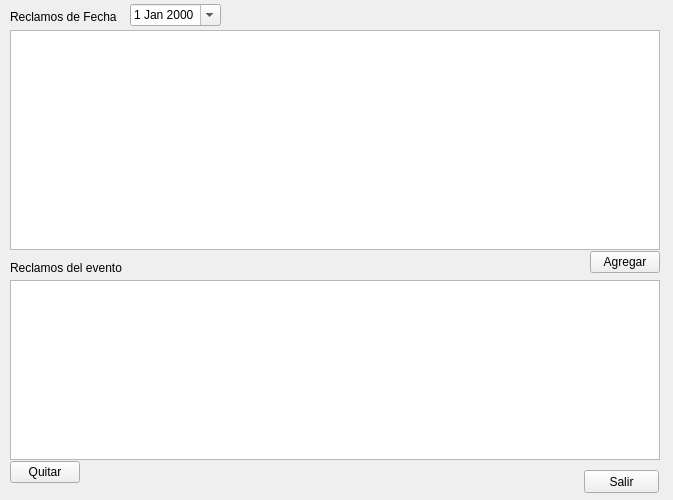
<?xml version="1.0" encoding="UTF-8"?>
<ui version="4.0">
 <class>Form</class>
 <widget class="QWidget" name="Form">
  <property name="windowModality">
   <enum>Qt::ApplicationModal</enum>
  </property>
  <property name="geometry">
   <rect>
    <x>0</x>
    <y>0</y>
    <width>673</width>
    <height>500</height>
   </rect>
  </property>
  <property name="windowTitle">
   <string>Reclamos de la Contingencia</string>
  </property>
  <property name="inputMethodHints">
   <set>Qt::ImhNone</set>
  </property>
  <widget class="QPushButton" name="cmdSalir">
   <property name="geometry">
    <rect>
     <x>584</x>
     <y>470</y>
     <width>75</width>
     <height>23</height>
    </rect>
   </property>
   <property name="text">
    <string>Salir</string>
   </property>
   <property name="shortcut">
    <string>Esc</string>
   </property>
  </widget>
  <widget class="QToolButton" name="cmdAgregar">
   <property name="geometry">
    <rect>
     <x>590</x>
     <y>251</y>
     <width>70</width>
     <height>22</height>
    </rect>
   </property>
   <property name="text">
    <string>Agregar</string>
   </property>
  </widget>
  <widget class="QLabel" name="label_8">
   <property name="geometry">
    <rect>
     <x>10</x>
     <y>260</y>
     <width>120</width>
     <height>16</height>
    </rect>
   </property>
   <property name="text">
    <string>Reclamos del evento</string>
   </property>
  </widget>
  <widget class="QToolButton" name="cmdQuitar">
   <property name="geometry">
    <rect>
     <x>10</x>
     <y>461</y>
     <width>70</width>
     <height>22</height>
    </rect>
   </property>
   <property name="text">
    <string>Quitar</string>
   </property>
  </widget>
  <widget class="QTableWidget" name="tbl1">
   <property name="geometry">
    <rect>
     <x>10</x>
     <y>30</y>
     <width>650</width>
     <height>220</height>
    </rect>
   </property>
   <property name="font">
    <font>
     <pointsize>8</pointsize>
    </font>
   </property>
   <property name="frameShape">
    <enum>QFrame::StyledPanel</enum>
   </property>
   <property name="frameShadow">
    <enum>QFrame::Plain</enum>
   </property>
   <property name="horizontalScrollBarPolicy">
    <enum>Qt::ScrollBarAlwaysOff</enum>
   </property>
   <property name="sizeAdjustPolicy">
    <enum>QAbstractScrollArea::AdjustToContents</enum>
   </property>
   <property name="editTriggers">
    <set>QAbstractItemView::SelectedClicked</set>
   </property>
   <property name="selectionMode">
    <enum>QAbstractItemView::ContiguousSelection</enum>
   </property>
   <property name="selectionBehavior">
    <enum>QAbstractItemView::SelectRows</enum>
   </property>
   <attribute name="verticalHeaderVisible">
    <bool>false</bool>
   </attribute>
   <attribute name="verticalHeaderHighlightSections">
    <bool>true</bool>
   </attribute>
  </widget>
  <widget class="QTableWidget" name="tbl2">
   <property name="geometry">
    <rect>
     <x>10</x>
     <y>280</y>
     <width>650</width>
     <height>180</height>
    </rect>
   </property>
   <property name="font">
    <font>
     <pointsize>8</pointsize>
    </font>
   </property>
   <property name="frameShape">
    <enum>QFrame::StyledPanel</enum>
   </property>
   <property name="frameShadow">
    <enum>QFrame::Plain</enum>
   </property>
   <property name="horizontalScrollBarPolicy">
    <enum>Qt::ScrollBarAlwaysOff</enum>
   </property>
   <property name="sizeAdjustPolicy">
    <enum>QAbstractScrollArea::AdjustToContents</enum>
   </property>
   <property name="editTriggers">
    <set>QAbstractItemView::SelectedClicked</set>
   </property>
   <property name="selectionMode">
    <enum>QAbstractItemView::ContiguousSelection</enum>
   </property>
   <property name="selectionBehavior">
    <enum>QAbstractItemView::SelectRows</enum>
   </property>
   <attribute name="verticalHeaderVisible">
    <bool>false</bool>
   </attribute>
   <attribute name="verticalHeaderHighlightSections">
    <bool>true</bool>
   </attribute>
  </widget>
  <widget class="QDateEdit" name="datFecha">
   <property name="geometry">
    <rect>
     <x>130</x>
     <y>4</y>
     <width>91</width>
     <height>22</height>
    </rect>
   </property>
   <property name="calendarPopup">
    <bool>true</bool>
   </property>
  </widget>
  <widget class="QLabel" name="label_10">
   <property name="geometry">
    <rect>
     <x>10</x>
     <y>10</y>
     <width>110</width>
     <height>13</height>
    </rect>
   </property>
   <property name="text">
    <string>Reclamos de Fecha</string>
   </property>
  </widget>
 </widget>
 <resources/>
 <connections/>
</ui>
